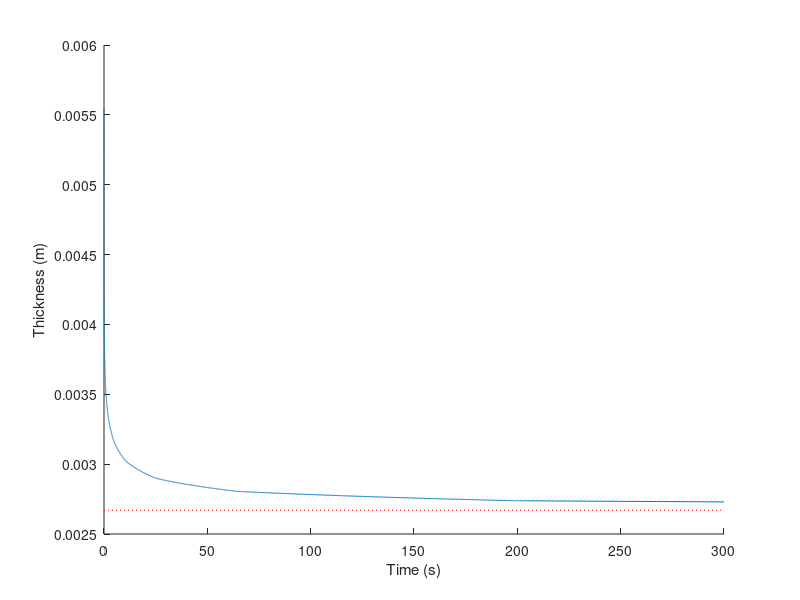
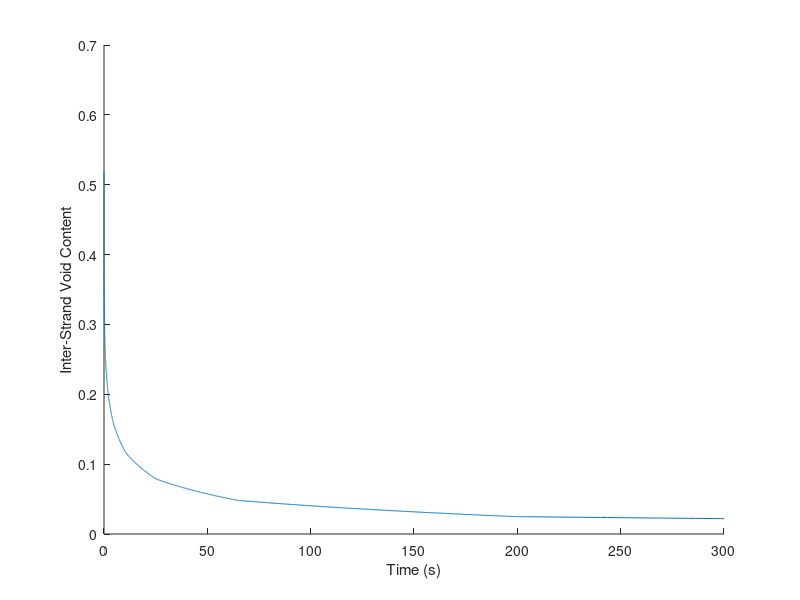

The MATLAB script that drew these images, in order:
function [tspan, isvc, h, ai] = ISVC(force, w,eta,tfinal, th, hinf, A, plot_ai, plot_movie,noplot, a)
%ISVC this function computes the inter strand void content evolution during
%compression forming of Randomly Oriented Strands of Thermoplastic
%Composite.
%     [tspan, isvc] = ISVC(force, w,eta,tfinal, th, hinf, A, a, plot_ai,
%     plot_movie,noplot) returns two vectors tspan for the time stamps and
%     isvc for the inter strand void content. force is the closing force, w
%     the width of the strands, eta the viscosity of the melt, tfinal the
%     final time computed for, th the thickness of one strand, hinf the
%     expected final nominal thickness of the part, A the area of the mold,
%     a the initial column distribution (vector). plot_ai a boolean to
%     express whether the column distribution evolution should be plot and
%     plot_movie a boolean to express wether the movie should be plot.If
%     noplot=1, nothing is plot. tspan is the time stamp vector at which
%     the isvc is returned.
%
%     ISVC is the same as ISVC(5000, 3.18e-3, 4.01e4, 5*60, 0.146e-3, 2.67e-3,
%     (4*25.4e-3)^2, ai, 0, 0) where ai is the distribution representative
%     of a perfect randomly positionning of the strands (Poisson based).
%     This is the reference case of the article.
%
%     [tspan, isvc, h] = ISVC(...) returns, in addition the vector h
%     giving the gap between plattens at each time
%
%     [tspan, isvc, h, ai] = ISVC(...) returns, in addition the column
%     representation ai at each time. ai is a 2D array.
%      
%     ISVC(force, w,eta,tfinal, th,hinf, A) is the same as ISVC(force,
%     w,eta,tfinal, th, hinf, A, ai) where ai is the distribution
%     representative of a perfect randomly positionning of the strands
%     (Poisson based).
%
%see also: GUI_ISVC



%% initialization
if(nargin>9 && noplot==1)
	plot_ai = 0;
	plot_movie = 0;
else
	noplot=0;
end
	
if (nargin<8)
	%flags not provided:
	plot_ai = 0;
	plot_movie =0;
	
	if (nargin<7) %nothing provided
		
		force = 5000; %force applied [N]
		w=3.18e-3; %width of a strand [m]
		eta = 4.01e4;%newtonian viscosity [Pa.s]
		tfinal = 5*60; %final time [s]
		th =1.46e-4; %thickness of a strand [m]
		hinf = 2.67e-3; %nominal final thickness expected
		A = (4*25.4e-3)^2; %sample area [m2]
	end
	

	
end

%% %%%%% distribution %%%%%%%%
if (nargin~=11) %a not provided
	a = poisson_distrib(hinf, th, A); %initial a(i) distrib.
end

a_init = a; %store initial value

%max number of strands stacked
n = length(a)-1;
% *note that a(1) is the column area with no strand called $a_0$ in the doc.

%initial thickness
h = th*n;

%final thickness
hfinal = get_final_h( a_init,th); %final minimum thickness (for isvc=0)

%% Unknown: concatenation of h and a.
%my unknown initial value
X0 = [h; a];

%% solving
options = odeset('RelTol', 1e-13, 'AbsTol', 1e-17);

[tspan, X] = ode45(...
	@(t,X_) residual(X_,force/eta,w, th,a_init, hfinal),...
	[0,tfinal],...
	X0,options);

%% output:
h = X(:,1); %thickness
isvc = (X(:,1)-hfinal)./X(:,1); % interstrand void content
ai = X(:,2:end); % column representation

%% plotting
if(~noplot)
	%thickness
	figure(1);
	hold all
	plot(tspan, h);
	xlabel('Time (s)');
	ylabel('Thickness (m)');
	plot([0,tspan(end)],[hfinal,hfinal], ':r');
	
	%void content
	figure (2);
	hold all
	plot(tspan, isvc)
	xlabel('Time (s)');
	ylabel('Inter-Strand Void Content');
	
	%evolution of ai
	if(plot_ai)
		figure (3);
		plot(tspan, X(:,2:end));
		legend(num2str((0:n)'));
		xlabel('Time (s)');
		ylabel('a(i)');
	end
	
	%movie rectangles:
	if(plot_movie)
		figure(4)
		axis auto;
		set(gca,'NextPlot','replacechildren');
		F(fix(size(X,1)/20)) = struct('cdata',[],'colormap',[]);
		for J=1:20:size(X,1);
			plot(0,0);
			a = X(J,2:end);
			thicknesses = 0:th:th*(n);
			thicknesses(thicknesses>X(J,1))=X(J,1);
			x=0;
			for k=1:n+1
				rectangle('Position',[x,0,a(k)+1e-10,thicknesses(k)+eps],...
					'LineStyle','-','EdgeColor','k')
				x=x+a(k);
			end
			
			if J == 1
				drawnow;
				axis manual;
			end
			
			legend(['time: ' num2str(tspan(J)), ' s']);
			F((J-1)/20 + 1) = getframe;
		end
		
		movie(F,1);
		movie2avi(F,'myavifile.avi');
	end
	
end
end


% given a current configuration (X) returns the ode RHS Xdot
function Xdot = residual(X,F_eta,w, th, a_init, hfinal )

h = X(1);
if (h>hfinal) %checks that we did not fill up the voids yet.
	a = X(2:end);
	n = length(a)-1;%max number of strands stacked
	A = sum(a_init);
	
	%column that will be filled (ie lowest non zero column)
	p = find(a>0,1,'first');
	
	%smallest stack number that will be squeezed 
	j = ceil (h/th) +1;
	%ie all columns between j and n are squeezed
	
	%thickness of interest, ie thickness of the highest column minus
	%thickness of the lowest. This is the height of the "stairs". also
	%called "deformable height"
	h_interest = h - (p-1)*th;
	
	%initialize
	adot=zeros(length(X)-1,1);
	
	%% squeeze of a n-j columns:
	%number of strands per column (in the height)
	k = (1:n+1)'-p;
	
	% the s parameter:
	s_i = k.^5.*a_init/A;
	s = sum(s_i(j:n+1));
	
	%squeezing using the s parameter
	if(s == 0) %no contact yet
		hdot = -1e6;
	else
		hdot = - F_eta * h_interest^6 / (w^2 * th^3 * A * s);
	end
	
	%% evolutions according to hdot:
	%increasing of columns spreaded (incompressibility):
	adot(j:n+1) = -hdot*a(j:n+1) / h_interest;

	%reducing of this column p due to spreading:
	adot(p) = -sum(adot(j:n+1));%matter ./th_lowest_col;
	
	%% Concatenate
	Xdot = [hdot; adot];
else % we filled the void : no more evolution:
	Xdot =zeros(length(X),1);
end

end


% this returns the final thickness that would correspond to zero
% interstrand void content
function h_final = get_final_h( a_init,th)

	%total area
	A = sum(a_init);
	
	n = length(a_init)-1;
	
	% total volume of chips (sum for each column):
	V = sum(a_init.*(0:n)'*th);
	
	%final h for which void content = 0
	h_final = V / A;
end

%this returns the ideal poisson distribution of a_i
function a = poisson_distrib(hinf, th, A)
	mean_str = hinf/th;%mean number of strands in thickness
	max_str = 4*mean_str; %max number of strands modeled
	poisson = exp(-mean_str)*mean_str.^(0:max_str)...
		./factorial(fix(0:max_str));%this is my poisson distrib.
	%discard negligible colums
	max_str = find(poisson>1e-5,1,'last'); %the last non negligible column
	poisson((max_str+1):end) = [];%discard largers
	a = poisson'*A;
end
